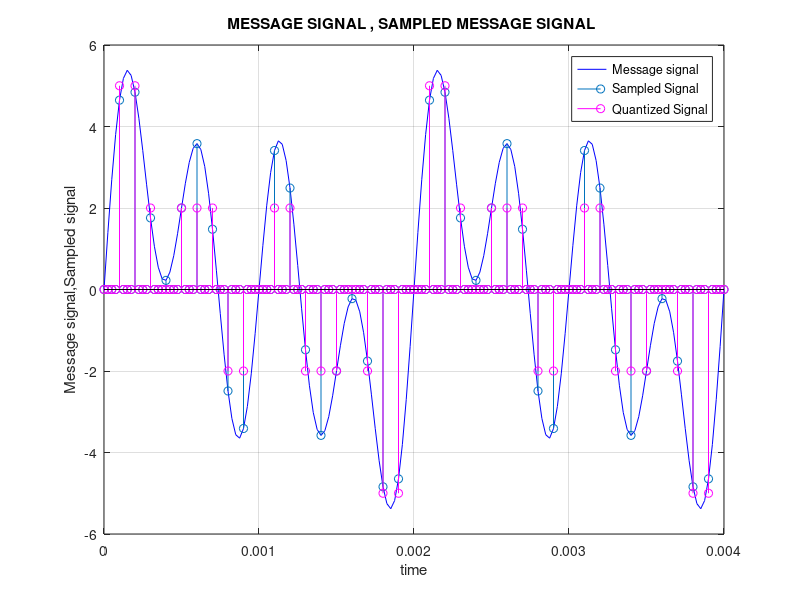
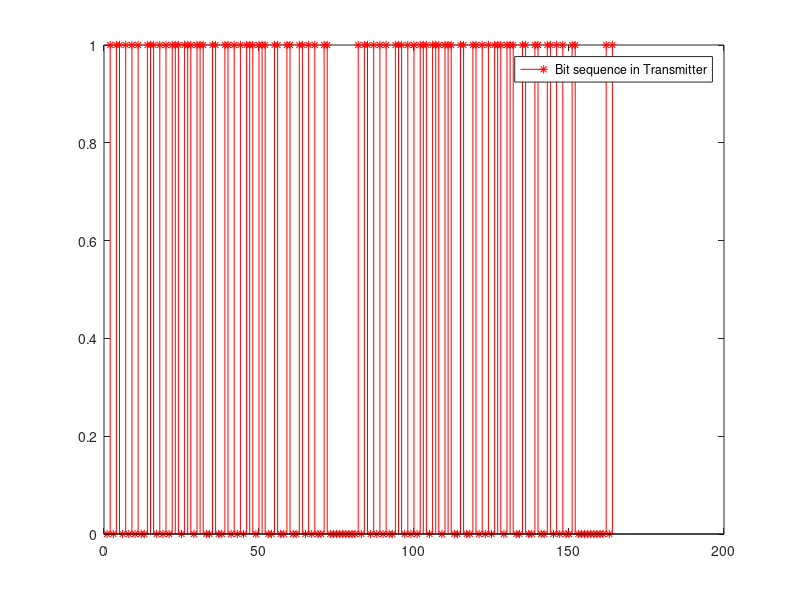
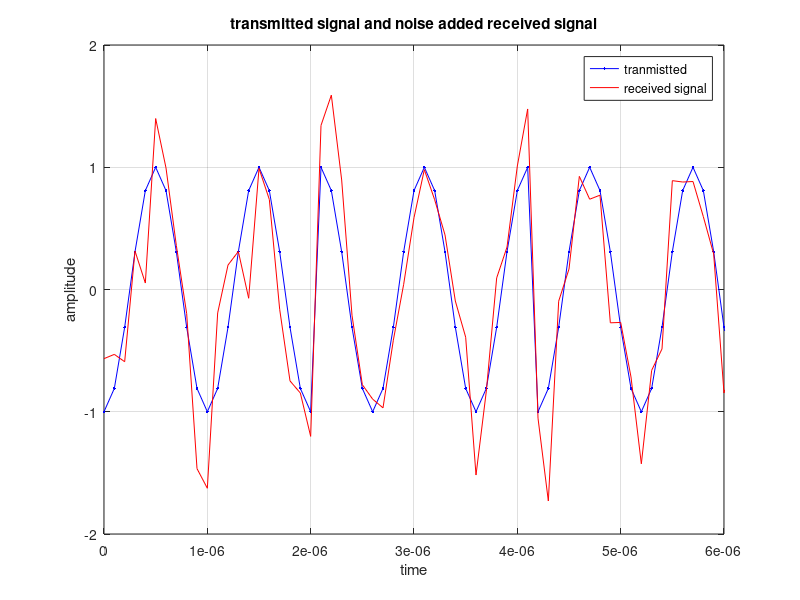
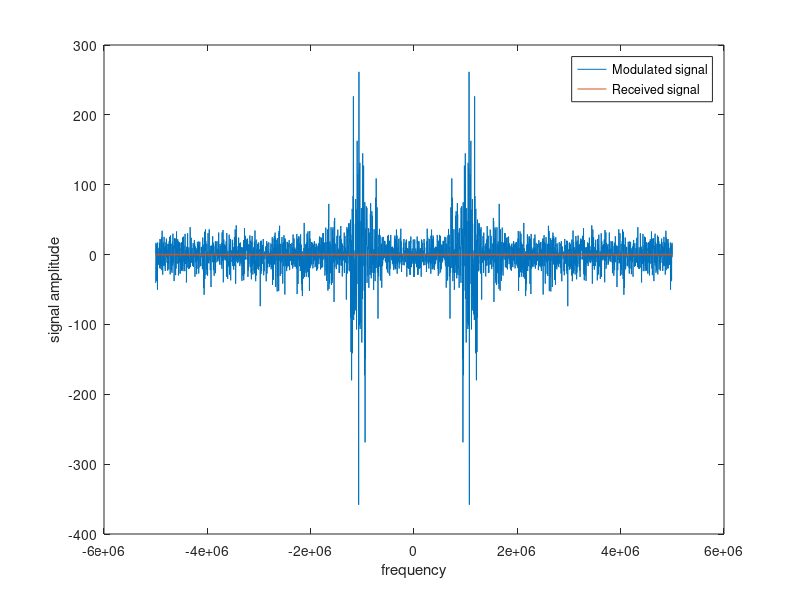

These charts were generated, in order, by the following MATLAB code:
clear all;
close all;
clc;
 
%% MESSAGE SIGNAL PARAMETERS
fm=1e3;                                  
harm=[ 1 0.5 2 1 ];                                                              
amp=[ 1 2 3 1 ];                        
system_Sampling_freq=20*max(fm*harm)
sampling_rate=1/(system_Sampling_freq);      
range=2/min(fm*harm);                    
t=0:sampling_rate:range;              
 
%MESSAGE SIGNAL
msg=zeros(size(t));
for k=1:length(harm)
    msg=msg+amp(k)*sin(2*pi*harm(k)*fm*t);
end
minamp=min(msg);
                       
%% SAMPLING
n_sample=5;
fs=n_sample*max(harm*fm);                                                      
%Sampling ferqency .
msamp=zeros(size(msg));
msamp(1:system_Sampling_freq/(fs):length(t))=msg(1:system_Sampling_freq/(fs):length(t));  %Sampled output signal
 
figure(1);
plot(t,msg,'b');
grid on
hold on
stem(t,msamp);
xlabel('time');
ylabel('Message signal,Sampled signal');
title('MESSAGE SIGNAL , SAMPLED MESSAGE SIGNAL ');
legend('Message signal','Sampled Signal');
%%QUANTIZATION
no_of_levels=4;                                                                                  
quantile=(max(msamp)-min(msamp))/(no_of_levels);                          
code=min(msamp):quantile:max(msamp);
mq=zeros(size(msamp));                                                          
for k=1:length(code)
    values=(( msamp>(code(k)-quantile/2) & msamp<(code(k)+quantile/2)));  
    mq(values)=round(code(k));                                          
end
clear values;
stem(t,mq,'mo');
grid on
legend('Message signal','Sampled Signal','Quantized Signal');

%%ENCODING
if min(mq)>=0
    minamp=0;                                                        
end
mq1=mq-round(minamp);                                                      
bits=de2bi(mq1(1:1/(fs*sampling_rate):length(mq)),4,'left-msb')';          
bits=bits(:)';                                                            
figure(5);
stem(bits,'*r');
hold on;
legend('Bit sequence in Transmitter');

%% pass band modulation

fc=1e6; %1MHz of frequency
nsamp=10;
ncyc=2;

tb=0:1/(fc*nsamp):ncyc/fc;
t_tran=0:1/(fc*nsamp):(ncyc*length(bits))/fc+(length(bits)-1)/(fc*nsamp);
mod_sig=zeros(size(t_tran));
l=1;
for k=1:length(tb):length(mod_sig)
    if(bits(l)==1)
        mod_sig(k:k+length(tb)-1)=cos(2*pi*fc*tb);
    else
        mod_sig(k:k+length(tb)-1)=-cos(2*pi*fc*tb);
    end
    l=l+1;
    
end

%% AWGN -Channel
tran_signal=awgn(mod_sig,10);

figure(6)
plot(t_tran,mod_sig,'.-b',t_tran,tran_signal,'r');
axis([0 3*ncyc/fc -2  2])
title('transmitted signal and noise added received signal');
legend('tranmistted','received signal');
xlabel('time')
ylabel('amplitude')
grid on


%% Receiver filter

f_freq=-(fc*nsamp)/2:(fc*nsamp)/length(t_tran):(fc*nsamp)/2-(fc*nsamp)/length(t_tran)

f_tran=fft(tran_signal)

figure(7)
plot(f_freq,fftshift(f_tran),f_freq,fftshift(mod_sig));
xlabel('frequency')
ylabel('signal amplitude')
legend('Modulated signal','Received signal')

f_rece=zeros(size(f_tran));
fir=(f_freq<-3*fc | f_freq>3*fc);
f_rece(fir)=f_tran(fir);
f_rece(~fir)=0.5*f_tran(~fir);
t_rece=ifft(f_rece);

figure(8)
plot(t_tran,t_rece);
grid on;
xlabel('time')
ylabel('received signal')

%% Demodulation Process

dec_data=zeros(size(bits));
l=1;
for k=1:length(tb):length(t_tran)
a=corrcoef(cos(2*pi*fc*tb),t_rece(k:k+length(tb)-1));
b=mean(a);
if(b>0.5)
    dec_data(l)=1;
else
     dec_data(l)=0;
    
end
l=l+1;
end

figure(9)
stem(dec_data,'b');
grid on
xlabel('Bits position')
ylabel('Bits sequencu in the receiver VS transmitter')

%% Decoding

dec_data=reshape(dec_data,4,length(dec_data)/4)';
mq_rece=zeros(size(mq));
mq_rece(1:system_Sampling_freq/(fs):length(mq))=bi2de(dec_data,'left-msb')'+min(mq);

%% signal Reconstruction

f_freq=-1/(2*sampling_rate):1/(sampling_rate*length(t)):1/(2*sampling_rate)-1/(sampling_rate*length(t));
f_rece=fft(mq_rece);
f_out=zeros(size(f_rece));

figure(10)
plot(f_freq,fftshift(f_rece),f_freq,fftshift(fft(msg)));
grid on
xlabel('frequency');
ylabel('FFT msg and FFT received signal')
legend('Bits sequence in rec','Bits sequence in TX')

f_out(f_freq<-17000|f_freq>17000)=f_rece(f_freq<-17000|f_freq>17000);
gain=4;
out=ifft(f_out);
amplified_out=out*gain;
figure(11)

plot(t,amplified_out,t,msg)
grid on
xlabel('time')
ylabel('received signal vs TX signal')
legend('RX signal', 'TX signal')